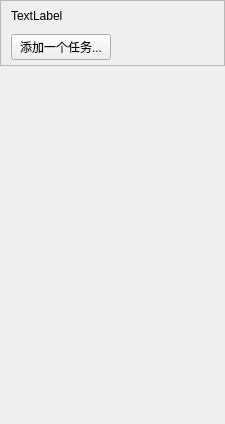
<?xml version="1.0" encoding="UTF-8"?>
<ui version="4.0">
 <class>classify_widget</class>
 <widget class="QWidget" name="classify_widget">
  <property name="geometry">
   <rect>
    <x>0</x>
    <y>0</y>
    <width>225</width>
    <height>424</height>
   </rect>
  </property>
  <property name="maximumSize">
   <size>
    <width>250</width>
    <height>16777215</height>
   </size>
  </property>
  <property name="windowTitle">
   <string>Form</string>
  </property>
  <layout class="QVBoxLayout" name="verticalLayout_2">
   <property name="spacing">
    <number>6</number>
   </property>
   <property name="margin">
    <number>0</number>
   </property>
   <item>
    <widget class="QFrame" name="frame">
     <property name="frameShape">
      <enum>QFrame::StyledPanel</enum>
     </property>
     <property name="frameShadow">
      <enum>QFrame::Raised</enum>
     </property>
     <layout class="QVBoxLayout" name="verticalLayout">
      <property name="spacing">
       <number>8</number>
      </property>
      <property name="leftMargin">
       <number>10</number>
      </property>
      <property name="topMargin">
       <number>5</number>
      </property>
      <property name="rightMargin">
       <number>5</number>
      </property>
      <property name="bottomMargin">
       <number>5</number>
      </property>
      <item>
       <layout class="QHBoxLayout" name="horizontalLayout">
        <item>
         <widget class="QLabel" name="classify_name_label">
          <property name="text">
           <string>TextLabel</string>
          </property>
         </widget>
        </item>
        <item>
         <spacer name="horizontalSpacer">
          <property name="orientation">
           <enum>Qt::Horizontal</enum>
          </property>
          <property name="sizeHint" stdset="0">
           <size>
            <width>40</width>
            <height>20</height>
           </size>
          </property>
         </spacer>
        </item>
        <item>
         <layout class="QHBoxLayout" name="more_layout">
          <property name="spacing">
           <number>0</number>
          </property>
         </layout>
        </item>
       </layout>
      </item>
      <item>
       <layout class="QVBoxLayout" name="tasks_name_list_layout">
        <property name="spacing">
         <number>0</number>
        </property>
       </layout>
      </item>
      <item>
       <layout class="QHBoxLayout" name="horizontalLayout_2">
        <item>
         <widget class="QPushButton" name="add_task_btn">
          <property name="minimumSize">
           <size>
            <width>100</width>
            <height>0</height>
           </size>
          </property>
          <property name="text">
           <string>添加一个任务...</string>
          </property>
         </widget>
        </item>
        <item>
         <spacer name="horizontalSpacer_2">
          <property name="orientation">
           <enum>Qt::Horizontal</enum>
          </property>
          <property name="sizeHint" stdset="0">
           <size>
            <width>40</width>
            <height>20</height>
           </size>
          </property>
         </spacer>
        </item>
       </layout>
      </item>
     </layout>
    </widget>
   </item>
   <item>
    <spacer name="verticalSpacer">
     <property name="orientation">
      <enum>Qt::Vertical</enum>
     </property>
     <property name="sizeHint" stdset="0">
      <size>
       <width>143</width>
       <height>335</height>
      </size>
     </property>
    </spacer>
   </item>
  </layout>
 </widget>
 <resources/>
 <connections/>
</ui>
